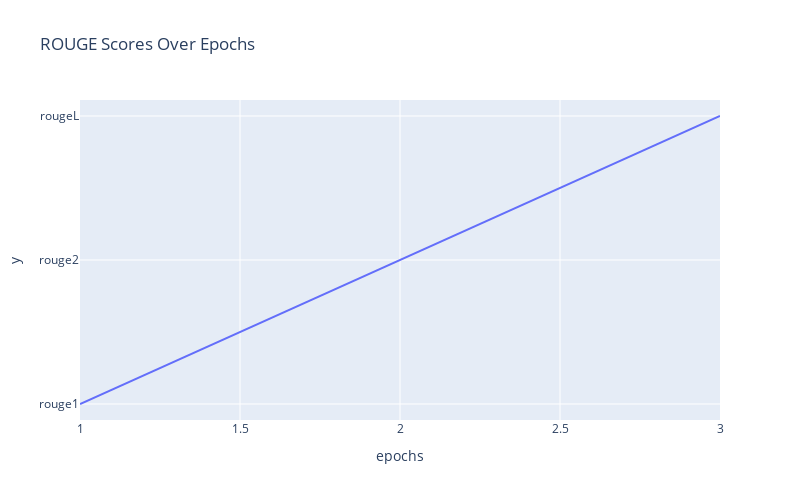

Notebook source saved alongside this figure:
### Markdown cell above
<div style="background-color:olive; color:white; font-size:15px; font-family:Verdana; padding:10px;font-weight:bold;border: 5px solid black;text-align:center">
Plotter le rouge score</div>

### Code cell
# Assuming you have a DataFrame `df` containing the training history
df = pd.DataFrame(train_history)
df['epochs'] = range(1, len(df) + 1)

# Plotting ROUGE scores over epochs
fig = px.line(df, x='epochs', y=['rouge1', 'rouge2', 'rougeL'],
              labels={'value': 'F1 Score', 'variable': 'ROUGE Metric'},
              title='ROUGE Scores Over Epochs',
              width=800, height=500)

fig.show()

### Figure 1 — Plotly figure (JSON) as saved in the notebook; plotly's stock layout.template omitted (floating-point values rounded to 4 significant figures)
{"data": [{"hovertemplate": "epochs=%{x}<br>y=%{y}<extra></extra>", "legendgroup": "", "line": {"color": "#636efa", "dash": "solid"}, "marker": {"symbol": "circle"}, "mode": "lines", "name": "", "orientation": "h", "showlegend": false, "type": "scatter", "x": [1, 2, 3], "xaxis": "x", "y": ["rouge1", "rouge2", "rougeL"], "yaxis": "y"}], "layout": {"height": 500, "legend": {"tracegroupgap": 0}, "title": {"text": "ROUGE Scores Over Epochs"}, "width": 800, "xaxis": {"anchor": "y", "autorange": true, "domain": [0, 1], "range": [1, 3], "title": {"text": "epochs"}, "type": "linear"}, "yaxis": {"anchor": "x", "autorange": true, "domain": [0, 1], "range": [-0.1111, 2.111], "title": {"text": "y"}, "type": "category"}}}
